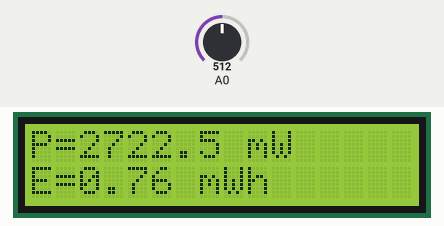
Recording of a sketch running on a simulated Arduino Uno, built with avr-gcc and run on an emulated ATmega328P. Parts: 16×2 character LCD. Inputs (shaded band) come from the test bench; at power-on: A0 = 512. What the sketch prints to the serial monitor is not drawn.

Above: at 2.7 s.
2.8 s: A0 set to 0
At 4.1 s:
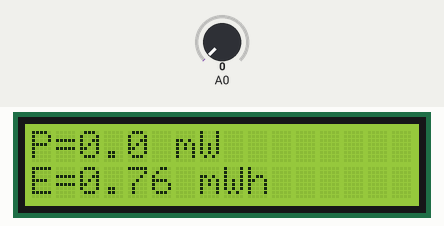
5.0 s: A0 set to 122
At 6.0 s:
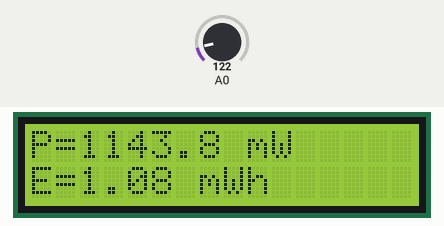
8.1 s: A0 set to 306
At 8.9 s:
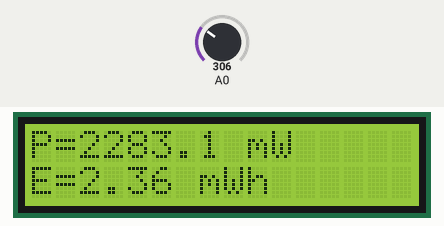
Timing chart, 0 to 11.1 s (numbered marks = the images above; inputs shaded):
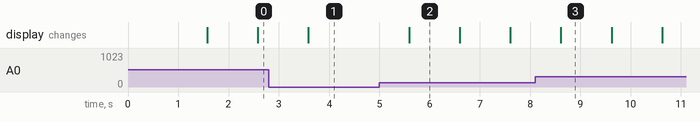

Measured:
- after the input at 5.0 s, the display: changes after 0.60 s (image 2)
- what the display in image 2 shows lasts 1.0 s, from 5.6 s to 6.6 s

The sketch:

Power_calc.ino
```cpp
#include <LiquidCrystal.h>

// LCD pins: RS=12, E=11, D4=5, D5=4, D6=3, D7=2
LiquidCrystal lcd(12, 11, 5, 4, 3, 2);

const float Rs = 1.0;   // Shunt resistor (ohms)
const float Vcc = 3.3;  // Supply voltage changed to 3.3V
float energy_mWh = 0;
unsigned long lastMillis = 0;

void setup() {
  lcd.begin(16, 2);
  lcd.print("Power Monitor");
  delay(1500);
  lcd.clear();

  Serial.begin(9600);
  Serial.println("Time(s)\tPower(mW)\tEnergy(mWh)");

  lastMillis = millis();
}

void loop() {
  // Simulated sensor: potentiometer on A0
  int adcNode = analogRead(A0);
  float Vnode = (adcNode * Vcc) / 1023.0;

  float Vshunt = Vnode;        // drop across shunt
  float I = Vshunt / Rs;       // current
  float Vload = Vcc - Vnode;   // voltage across load
  float P = Vload * I;         // instantaneous power (W)

  unsigned long now = millis();
  float dt = (now - lastMillis) / 1000.0; // time in sec
  lastMillis = now;

  energy_mWh += (P * 1000.0) * (dt / 3600.0);

  // Display on LCD
  lcd.setCursor(0, 0);
  lcd.print("P=");
  lcd.print(P * 1000.0, 1); // mW
  lcd.print(" mW     ");

  lcd.setCursor(0, 1);
  lcd.print("E=");
  lcd.print(energy_mWh, 2);
  lcd.print(" mWh   ");

  // Log data to Serial
  Serial.print(now / 1000.0, 1); Serial.print("\t");
  Serial.print(P * 1000.0, 1);   Serial.print("\t");
  Serial.println(energy_mWh, 2);

  delay(1000); // 1-second logging interval
}
```
